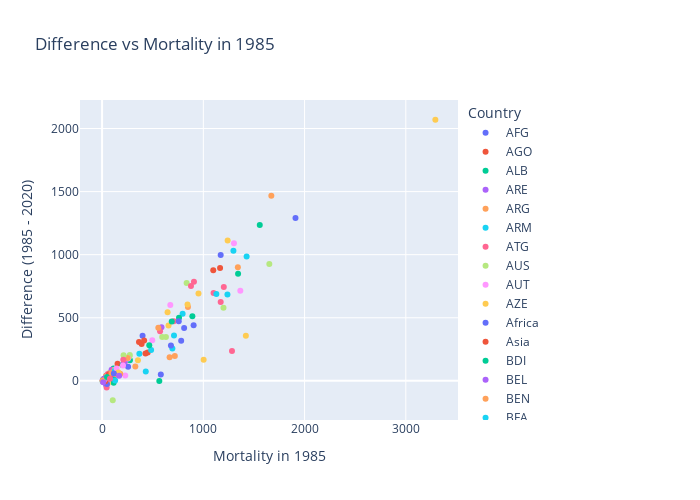
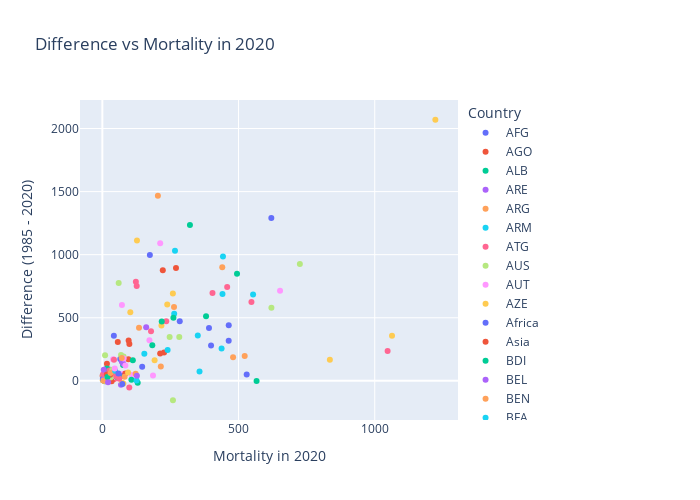

The cell these charts' notebook holds for them, in order:
### Code cell
import plotly.express as px

# Compute the difference if not already present
df_MortalityHistory["Difference"] = df_MortalityHistory["1985"] - df_MortalityHistory["2020"]

# Interactive scatter plot: Difference vs 1985
fig1 = px.scatter(
    df_MortalityHistory,
    x="1985",
    y="Difference",
    color="Country",  # or any other categorical or numerical column
    hover_name="Country",
    title="Difference vs Mortality in 1985",
    labels={"1985": "Mortality in 1985", "Difference": "Difference (1985 - 2020)"},
    width=700,
    height=500
)
fig1.show()

# Interactive scatter plot: Difference vs 2020
fig2 = px.scatter(
    df_MortalityHistory,
    x="2020",
    y="Difference",
    color="Country",  # Can change to region or income if available
    hover_name="Country",
    title="Difference vs Mortality in 2020",
    labels={"2020": "Mortality in 2020", "Difference": "Difference (1985 - 2020)"},
    width=700,
    height=500
)
fig2.show()
